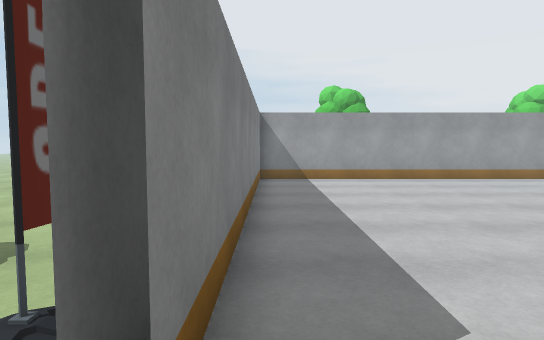
[1] (above)

16 first-person views from a walk through a 3-D level made in the Unity game engine. The camera is 1.4 m above the floor, tilts 4° down and sees 75° across. Doors are open. The floor is counted in squares, 1 m on a side. Each view is taken from the middle of a square. On the plan, view 1 faces up. The plan holds only what a view shows up to about 15 squares ahead; the rest is blank. The place goes on beyond the plan. The player is left out.

[2]
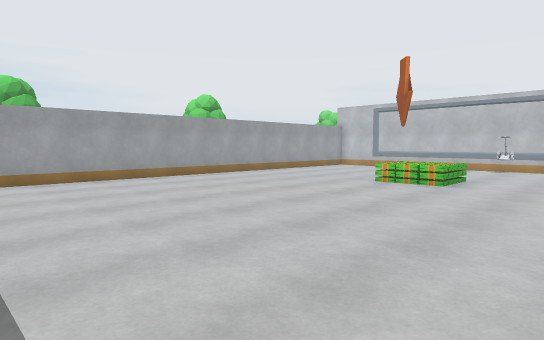

[3]
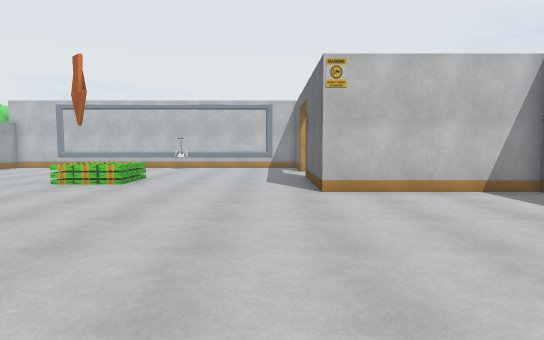

[4]
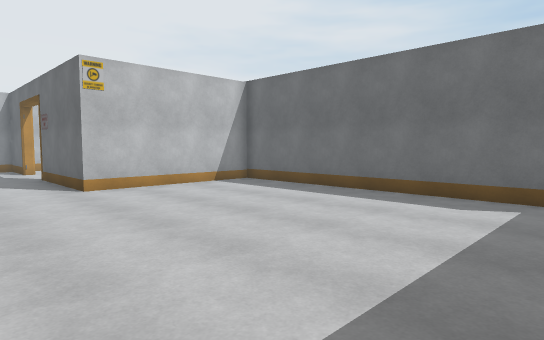

[5]
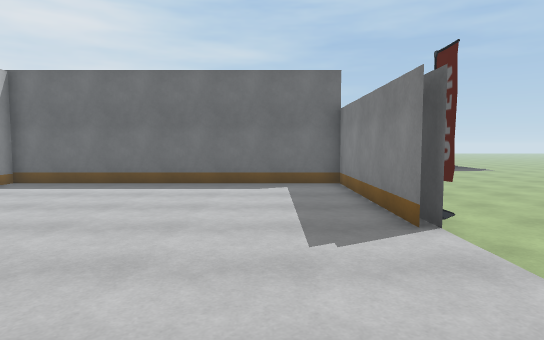

[6]
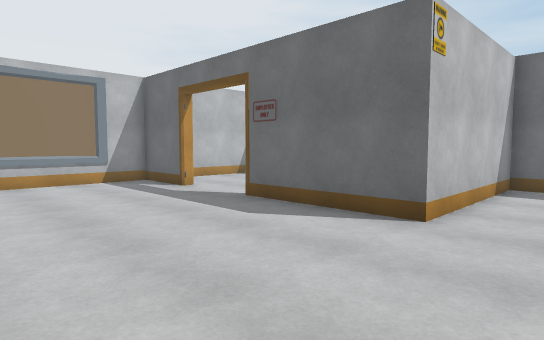

[7]
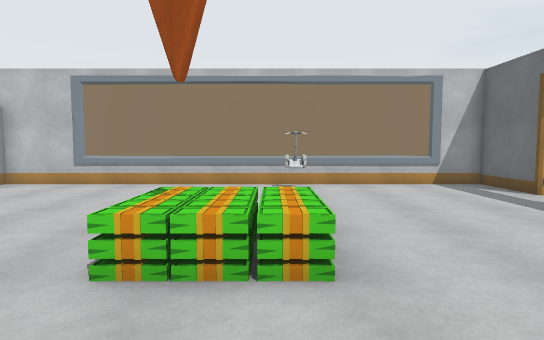

[8]
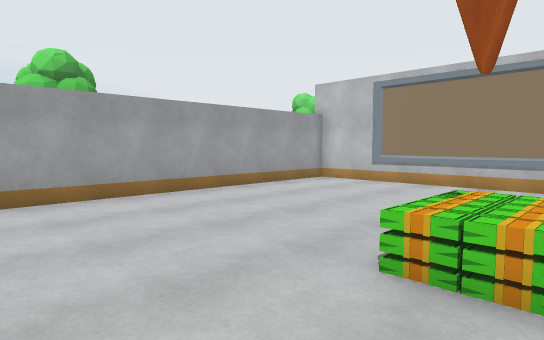

[9]
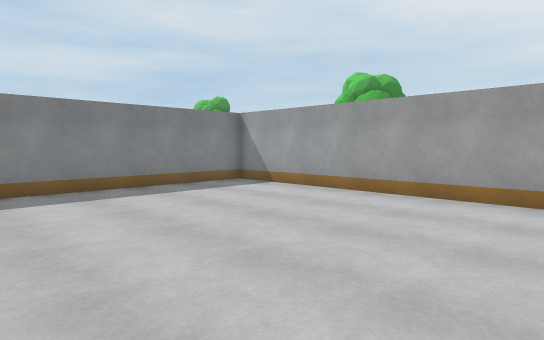

[10]
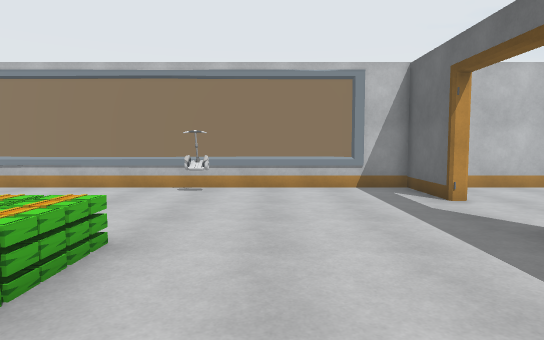

[11]
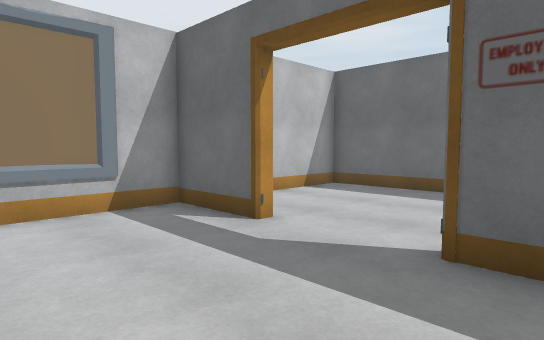

[12]
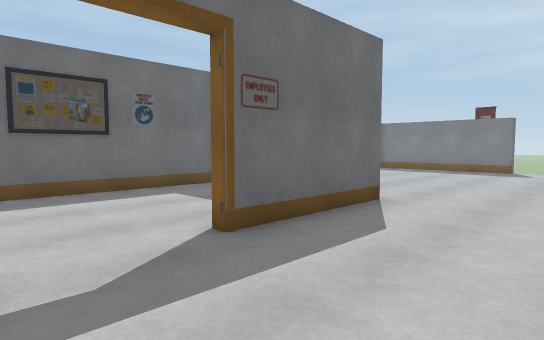

[13]
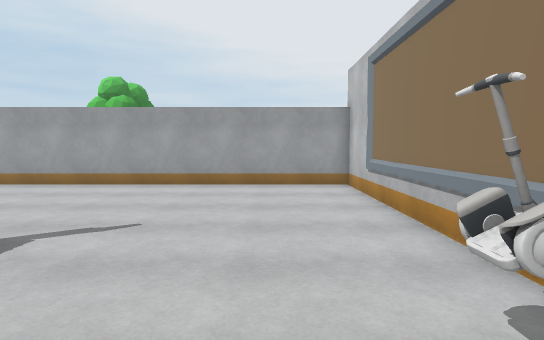

[14]
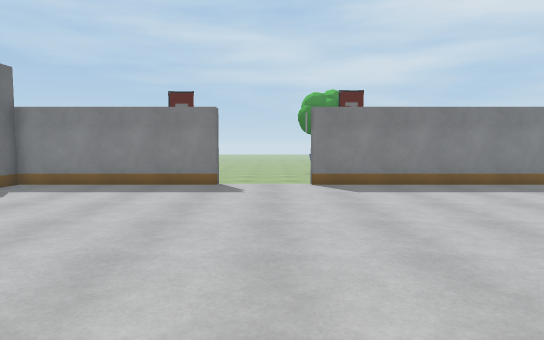

[15]
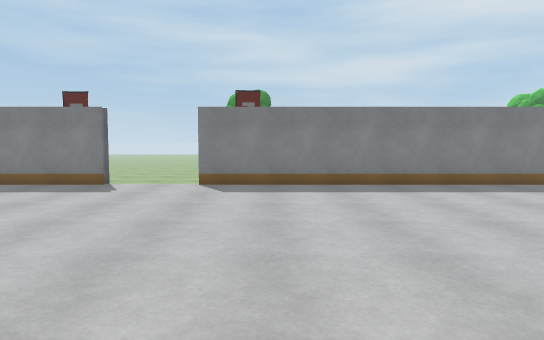

[16]
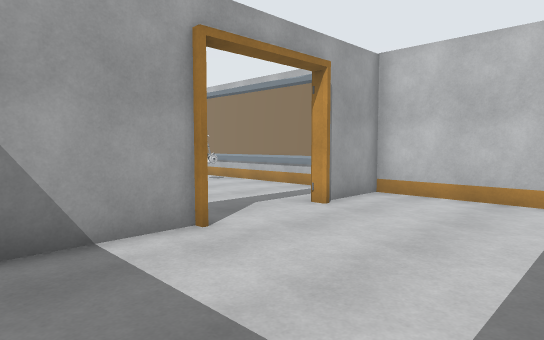

### Floor plan
Points are (right, up) in squares from view 1. A wall is a line through its corners. A room is listed if a view was taken in it or the views show most of it. See-through windows are left out.
Room 1 (views 1, 2, 3, 4, 5, 6, 7, 8, 9, 10, 11, 12, 13, 14, 15)
walls: (16.4, -3) (16.4, -2.4); (-0.9, 2.6) (-0.9, 1.4); (19.9, -2.5) (22.9, -2.5); (-0.5, -1.9) (-0.5, -9) (11.5, -9) (11.5, -2.5) (16.6, -2.5); (-0.9, -1.9) (-0.9, -2.9); (22.8, -3) (22.8, 14.6) (-0.5, 14.6) (-0.5, 1.4)
ways out: open door at (18, -3) to room 2; open door at (-1.5, -0.5)
objects: other object (14, 4) to (16, 7); other object (21, 4) to (22, 4)
Room 2 (view 16)
walls: (16.5, -2.7) (13.6, -2.7); (12.1, -9) (22.8, -9) (22.8, -3); (22.9, -2.7) (20.2, -2.7)
ways out: open door at (18, -3) to room 1

Where each view was taken, in squares from view 1:
view 1: 0 up, 0 right, facing up
view 2: 0 up, 1 right, facing up-right
view 3: 1 down, 1 right, facing right
view 4: 1 up, 0 right, facing down-right
view 5: 4 up, 2 right, facing down
view 6: 4 up, 9 right, facing down-right
view 7: 5 up, 10 right, facing right
view 8: 5 up, 10 right, facing up-right
view 9: 5 up, 11 right, facing up-left
view 10: 2 up, 11 right, facing right
view 11: 2 up, 15 right, facing down-right
view 12: 2 up, 20 right, facing down-left
view 13: 2 up, 20 right, facing up
view 14: 0 up, 12 right, facing left
view 15: 4 up, 12 right, facing left
view 16: 8 down, 13 right, facing up-right
